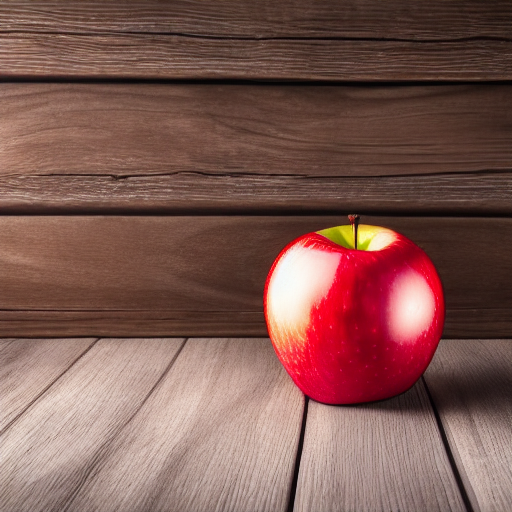
#> input picture acceptance48_text_to_image.png, 512 x 512 px, found by its file name
$ python analyze_sprint50_root_cause.py
#> lines starting #> are read from the running program, lines starting #| are printed output that depends on the picture; after the words box and inside, x2 and y2 are one past the last pixel; in counts of white or black regions, pixels touching at a corner belong together
"""Root Cause Analysis Script for Sprint APP-ACCEPTANCE-51 examining Sprint 50 results."""
import json
from pathlib import Path
import numpy as np
from PIL import Image

REPO_ROOT = Path("C:/SnapdragonAI")
ORIG_PATH = REPO_ROOT / "acceptance48_text_to_image.png"
S50_MASK_PATH = REPO_ROOT / "reports/app_acceptance_50/acceptance50_mask.png"
S50_GOLDEN_PATH = REPO_ROOT / "reports/app_acceptance_50/acceptance50_golden_apple.png"
S50_RUN1_PATH = REPO_ROOT / "reports/app_acceptance_50/acceptance50_golden_apple_run1.png"
S50_RUN2_PATH = REPO_ROOT / "reports/app_acceptance_50/acceptance50_golden_apple_run2.png"

def analyze():
    orig_img = Image.open(ORIG_PATH).convert("RGB")
#> orig_img is the input picture: PIL image 512x512 RGB; mean R, G, B 127, 88.4, 81.4
    orig_np = np.array(orig_img, dtype=np.float32) / 255.0
    hsv_orig = np.array(orig_img.convert("HSV"))
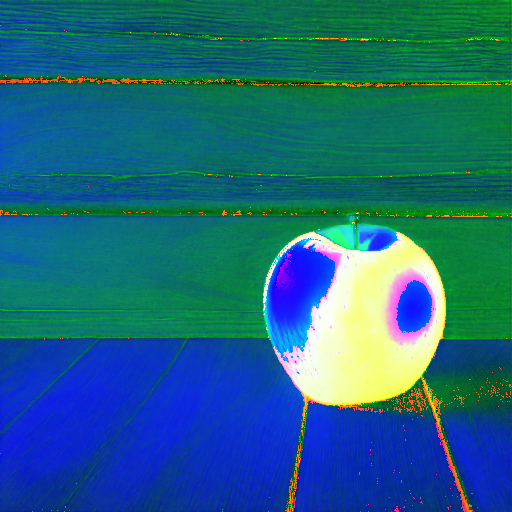
#> hsv_orig: shape (512, 512, 3); mean R, G, B 29.4, 101.2, 127
    h, s, v = hsv_orig[..., 0], hsv_orig[..., 1], hsv_orig[..., 2]
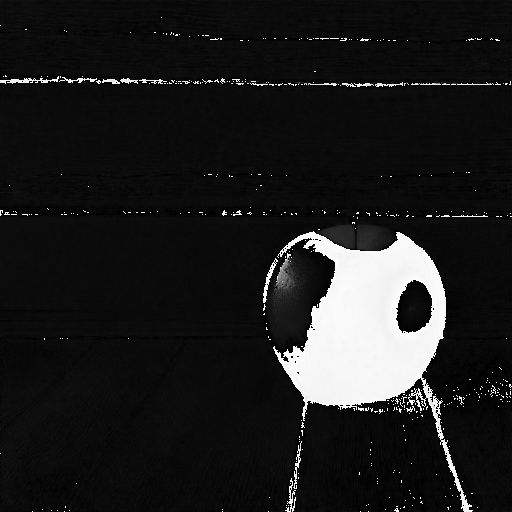
#> h: shape (512, 512); min 0, max 254, mean 29.4
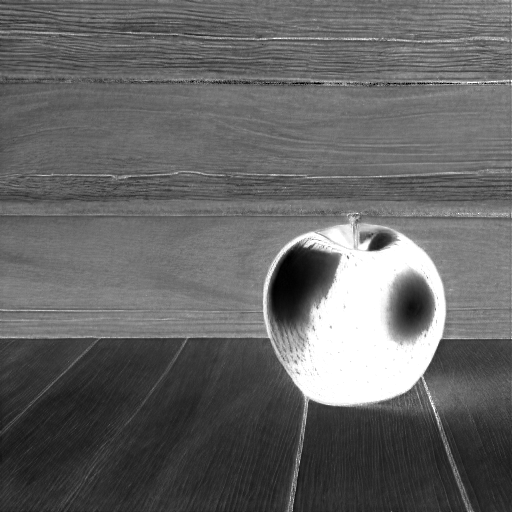
#> s: shape (512, 512); min 0, max 255, mean 101.2
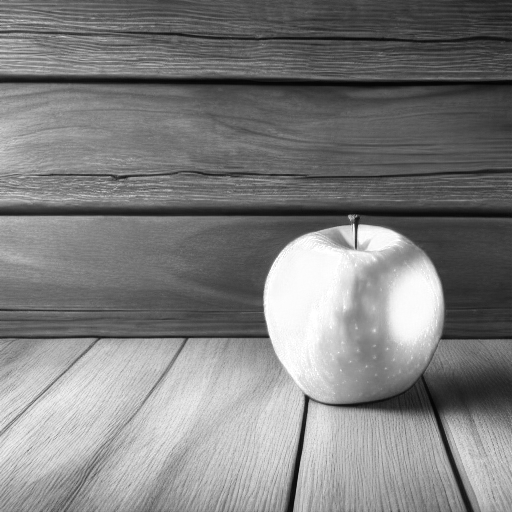
#> v: shape (512, 512); min 2, max 255, mean 127

    # Ground truth apple body: red pixels with high saturation
    gt_apple = ((h < 25) | (h > 230)) & (s > 50) & (v > 20)
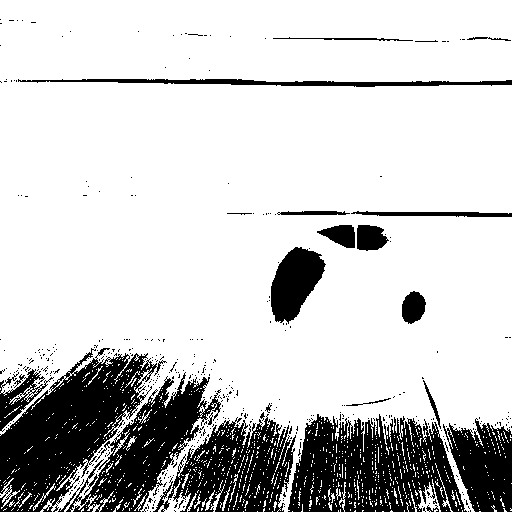
#> gt_apple: shape (512, 512) bool; 79.7% white; 420 black regions (396 under 20 px), largest, box (x1, y1, x2, y2) and area: (0, 348, 167, 512) 12439, (288, 414, 467, 512) 11525, (66, 372, 221, 512) 7658
    # Exclude table
    table_mask = (v > 130) & (s < 80)
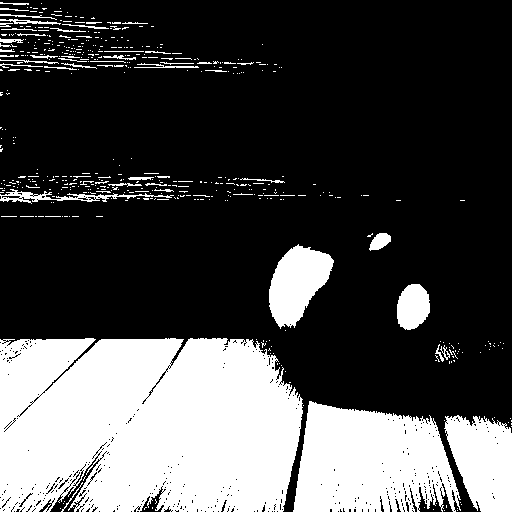
#> table_mask: shape (512, 512) bool; 29% white; 497 white regions (443 under 20 px), largest, box (x1, y1, x2, y2) and area: (0, 338, 303, 512) 47904, (293, 401, 461, 512) 14026, (444, 415, 512, 512) 4885
    gt_apple = gt_apple & ~table_mask
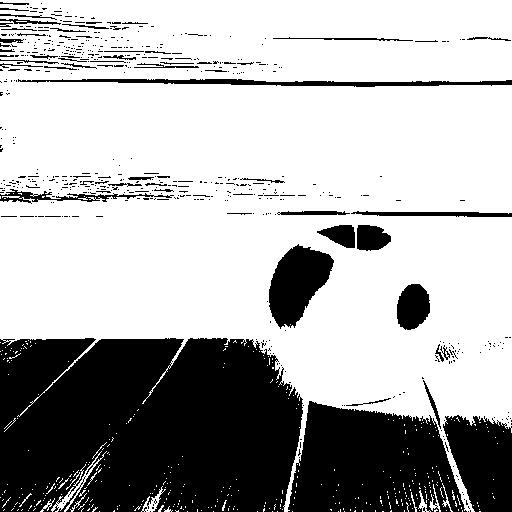
#> gt_apple: shape (512, 512) bool; 69% white; 556 black regions (492 under 20 px), largest, box (x1, y1, x2, y2) and area: (0, 338, 303, 512) 48072, (288, 401, 467, 512) 14573, (443, 415, 512, 512) 4966
    gt_count = int(np.sum(gt_apple))
#> gt_count = 180869
    y_gt, x_gt = np.where(gt_apple)
    gt_bbox = (int(x_gt.min()), int(y_gt.min()), int(x_gt.max()), int(y_gt.max()))
#> gt_bbox = (0, 0, 511, 511)

    # S50 Mask analysis
#> (the run stopped early here; a loop or call above may not have finished)

$ run again, with acceptance48_comparison_grid.png copied over acceptance48_text_to_image.png
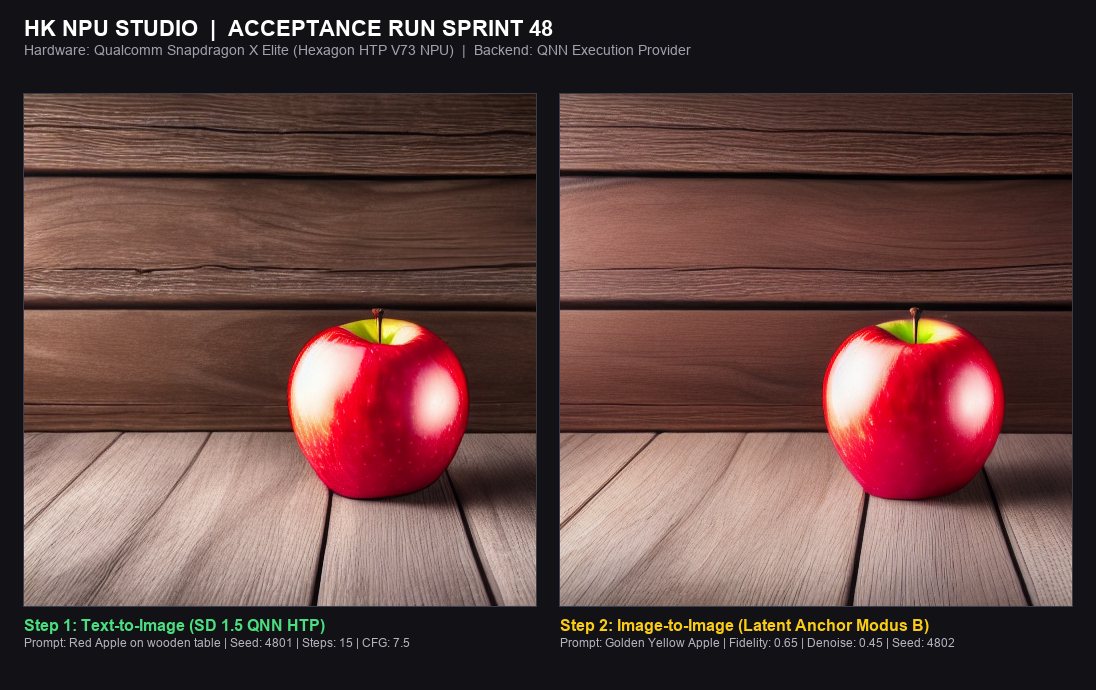
#> input picture acceptance48_comparison_grid.png, 1096 x 690 px, found by its file name
#> in analyze, orig_img is the input picture: PIL image 1096x690 RGB; mean R, G, B 96.5, 68.2, 64.8
#> in analyze, `gt_apple = ((h < 25) | (h > 230)) & (s > 50) & (v > 20)`:
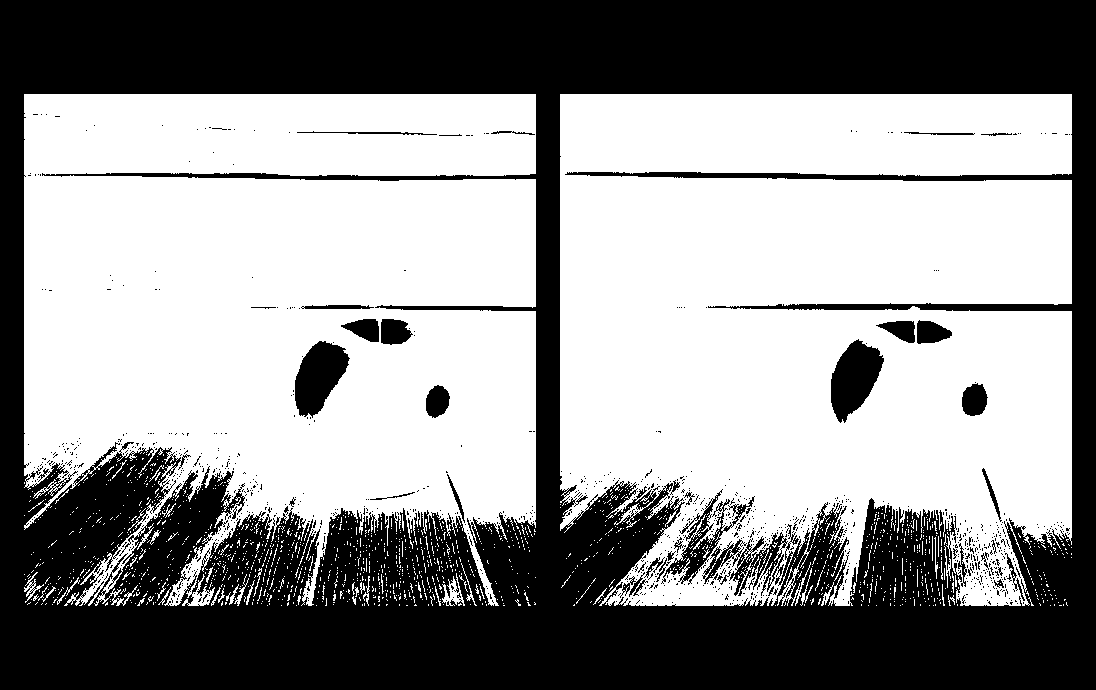
#> gt_apple: shape (690, 1096) bool; 57.1% white; 998 black regions (958 under 20 px), largest, box (x1, y1, x2, y2) and area: (0, 0, 1096, 690) 307262, (831, 339, 884, 423) 2730, (295, 341, 350, 418) 2650
#> table_mask: shape (690, 1096) bool; 20.5% white; 1254 white regions (1086 under 20 px), largest, box (x1, y1, x2, y2) and area: (24, 432, 327, 606) 47904, (560, 433, 862, 606) 42240, (317, 495, 485, 606) 14026
#> in analyze, `gt_apple = gt_apple & ~table_mask`:
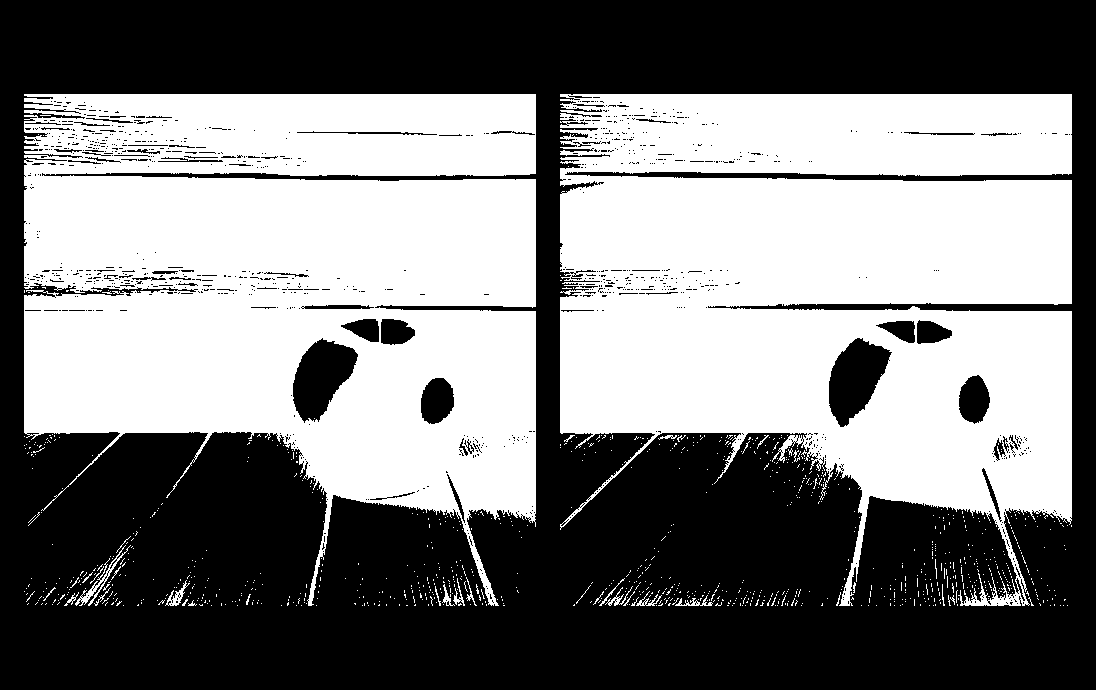
#> gt_apple: shape (690, 1096) bool; 48.2% white; 1000 white regions (967 under 20 px), largest, box (x1, y1, x2, y2) and area: (560, 94, 1072, 606) 181159, (24, 94, 536, 606) 178861, (75, 545, 131, 606) 408
#> gt_count = 364178
#> gt_bbox = (24, 94, 1071, 605)
